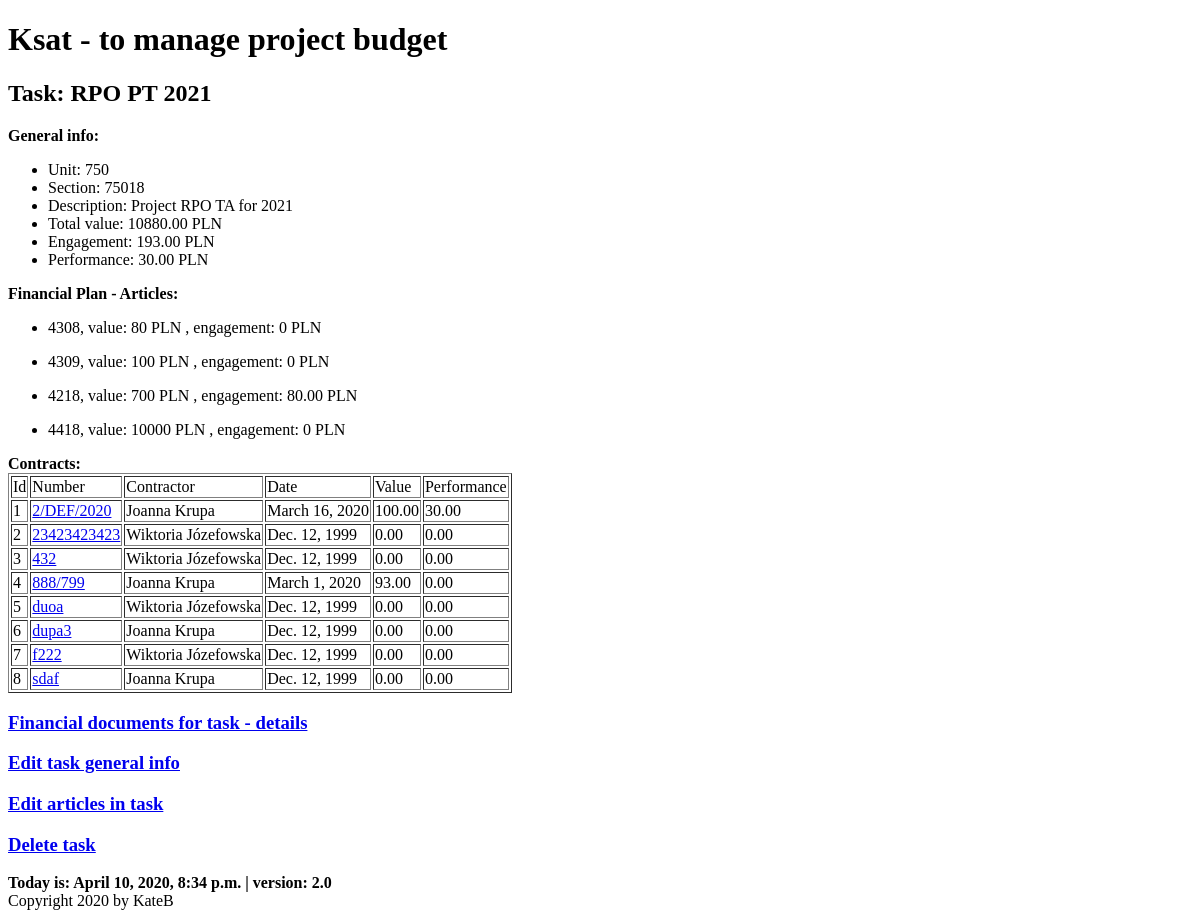
Page /ksat/task/2 on the earlier database version.
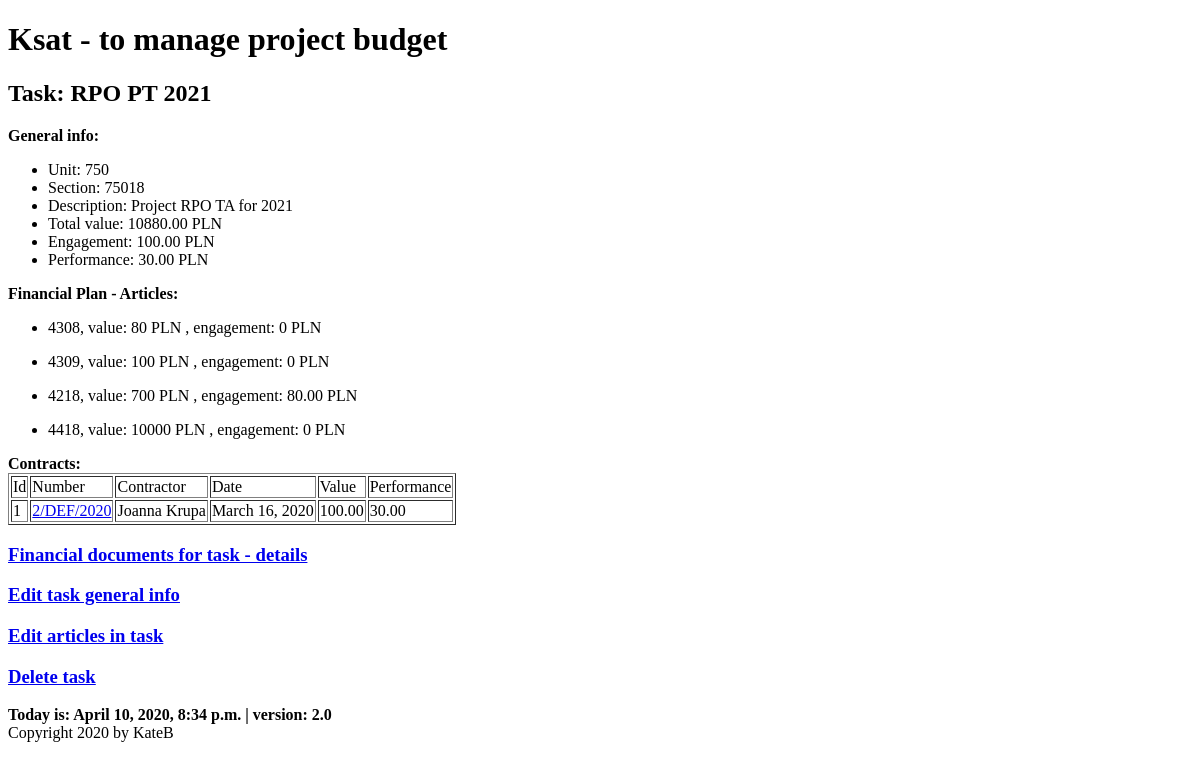
Same page on the later database version.
### budget/models.py (models this page shows, shortened)
class Task(models.Model):
    title = models.CharField(max_length=128, unique=True)
    description = models.CharField(max_length=256)
    unit = models.SmallIntegerField()
    section = models.SmallIntegerField()
    article = models.ManyToManyField(Articles, through='TaskArticles')
    def task_value(self):
        value = TaskArticles.objects.filter(task=self).aggregate(total=Sum('value'))['total']
        if value:
            return round(value, 2)
        return 0
    def engagement(self):
        contracts = Contract.objects.filter(task=self)
        engagement = 0
        for contract in contracts:
            engagement += contract.contract_value()
        return round(engagement, 2)
    def performance(self):
        contracts = Contract.objects.filter(task=self)
        performance = 0
        for contract in contracts:
            performance += contract.contract_performance()
        return round(performance, 2)

class Contract(models.Model):
    number = models.CharField(max_length=128)
    date = models.DateField()
    task = models.ForeignKey(Task, on_delete=models.CASCADE, related_name='contracts', related_query_name='contract')
    contractor = models.ForeignKey(Contractor, default=None, on_delete=models.CASCADE, related_name='contracts',
                                   related_query_name='contract')
    article = models.ManyToManyField(Articles, through='ContractArticle')
    def get_absolute_url(self):
        return reverse('budget:contract_details', kwargs={'contract_id': self.pk})
    def contract_value(self):
        value = ContractArticle.objects.filter(contract=self).aggregate(total=Sum('value'))['total']
        if value:
            return round(value, 2)
        return 0
    def contract_performance(self):
        fin_docs = FinancialDocument.objects.filter(contract=self)
        performance = 0
        for fin_doc in fin_docs:
            performance += fin_doc.fin_doc_value()
        return round(performance, 2)
    class Meta:
        default_related_name = 'contract'
        ordering = ('number', 'contractor')
        verbose_name = 'contract'

class FinancialDocument(models.Model):
    contract = models.ForeignKey(Contract, on_delete=models.CASCADE, related_name='fds', related_query_name='fd')
    contractor = models.ForeignKey(Contractor, default=None, on_delete=models.CASCADE, related_name='fds',
                                   related_query_name='fd')
    number = models.CharField(max_length=64, default=None)
    date = models.DateField()
    payment_date1 = models.DateField(blank=True, null=True)
    payment_date2 = models.DateField(blank=True, null=True)
    article = models.ManyToManyField(Articles, through='FinDocumentArticle')
    def fin_doc_value(self):
        value = FinDocumentArticle.objects.filter(fin_doc=self).aggregate(total=Sum('value'))['total']
        if value:
            return round(value, 2)
        return 0
    class Meta:
        default_related_name = 'fds'
        verbose_name = 'finacial_doc'

class TaskArticles(models.Model):
    article = models.ForeignKey(Articles, on_delete=models.CASCADE)
    task = models.ForeignKey(Task, on_delete=models.CASCADE)
    value = models.DecimalField(decimal_places=0, default=0, max_digits=11)
    class Meta:
        default_related_name = 'task_articles'
        ordering = ('task',)
        verbose_name = 'task articles'

class Articles(models.Model):
    number = models.IntegerField()
    name = models.CharField(max_length=126)
    financement_choices = [
        (0, 'BWD'),
        (8, 'DOT'),
        (9, 'BWD-WKLAD WLASNY')
    ]
    financement = models.IntegerField(choices=financement_choices)
    class Meta:
        verbose_name = 'article'
    def total_number(self):
        return f'{str(self.number) + str(self.financement)}'

class Contractor(models.Model):
    name = models.CharField(max_length=128)
    last_name = models.CharField(max_length=128)
    num = models.SmallIntegerField(blank=True)
    def __str__(self):
        return f'{self.name} {self.last_name}'
    class Meta:
        default_related_name = 'contractors'
        ordering = ('last_name',)
        verbose_name = 'contractor'

### budget/views.py (the view)
# urls.py: path('task/<int:task_id>', views.TaskDetailsView.as_view(), name='task_details'),
class TaskDetailsView(DetailView):
    model = Task
    template_name = 'budget/task.html'
    context_object_name = 'task'
    pk_url_kwarg = 'task_id'

### budget/my_context_processor.py (called while the page is built)
def cp(request):
    ctx = {
        "now": django.utils.timezone.now(),
        "version": "2.0"
    }
    return ctx

### budget/templatetags/article_functions.py (called while the page is built)
@register.simple_tag
def task_article_engagement(article, task):
    engagement = 0
    contracts = Contract.objects.filter(task=task)
    for contract in contracts:
        contract_article_engagement = ContractArticle.objects.filter(contract=contract,
                            contract_article=article).aggregate(total=Sum('value'))['total']
        if contract_article_engagement is not None:
            engagement += contract_article_engagement
    return round(engagement, 2)

### budget/templates/budget/task.html (shortened to what this page needs)
{% extends 'base.html' %}
{% load article_functions %}
{% block content %}
    {{ block.super }}
    <h2>Task: {{ task.title }}</h2>
    <div><b>General info:</b>
        <ul>
            <li>Unit: {{ task.unit }}</li>
            <li>Section: {{ task.section }}</li>
            <li>Description: {{ task.description }}</li>
            <li>Total value: {{ task.task_value }} PLN</li>
            <li>Engagement: {{ task.engagement|floatformat:2 }} PLN</li>
            <li>Performance: {{ task.performance|floatformat:2 }} PLN</li>
        </ul>
    </div>
    <div>
        <b>Financial Plan - Articles:</b>
        {% for article in task.task_articles.all %}
            <ul> {% if article.value != 0 %}
                <li>{{ article.article.total_number }}, value: {{ article.value }} PLN , engagement: {% task_article_engagement article.article task  %} PLN </li>{% endif %}
            </ul>
        {% endfor %}
    </div>
    {% if task.engagement %}
    <div>
        <b>Contracts:</b>
        <table border="bold">
            <thead>
            <tr>
                <td>Id</td>
                <td>Number</td>
                <td>Contractor</td>
                <td>Date</td>
                <td>Value</td>
                <td>Performance</td>
            </tr>
            </thead>
            <tbody>
            {% for contract in task.contracts.all %}
                <tr>
                    <td>{{ forloop.counter }}</td>
                    <td><a href="{{ contract.get_absolute_url }}">{{ contract.number }}</a></td>
                    <td>{{ contract.contractor }}</td>
                    <td>{{ contract.date }}</td>
                    <td>{{ contract.contract_value|floatformat:2 }} </td>
                    <td>{{ contract.contract_performance|floatformat:2 }}</td>
                </tr>
            {% empty %} No contracts for task
            {% endfor %}
            </tbody>
        </table>
    </div>
    {% else %}
        <div>
        No contracts for task. You can add a new one in menu <a href="{% url 'budget:contracts' %}">contracts.</a>
        </div>
    {% endif %}
    {% if task.performance %}
        <div>
        <h3><a href="{% url 'budget:task-findocs' task.id %}">Financial documents for task - details</a></h3>
        </div>
    {% else %}
        <div>
        No financial document for task. You can add a new one in contract details.
        </div>
    {% endif %}
    <h3><a href="{% url 'budget:edit_task' task.id %}">Edit task general info</a></h3>
    <h3><a href="{% url 'budget:task_edit_articles' task.id %}">Edit articles in task</a></h3>
    <h3><a href="{% url 'budget:delete_task' task.id %}">Delete task</a></h3>
{% endblock %}

### budget/templates/base.html (shortened to what this page needs)
<!DOCTYPE html>
<html>
<head>
</head>
<body>
{% block content %}
    <h1>Ksat - to manage project budget</h1>
{% endblock %}
{% block footer %}
    <div>
        <strong> Today is: {{ now }} | version: {{ version }}</strong>
    </div>
    <div>
        Copyright 2020 by KateB
    </div>
{% endblock %}
</body>
</html>

Differences in the rows shown:
removed Contract: number "23423423423", contractor "Wiktoria Józefowska", date "Dec. 12, 1999", contract_value "0.00", contract_performance "0.00"
removed Contract: number "432", contractor "Wiktoria Józefowska", date "Dec. 12, 1999", contract_value "0.00", contract_performance "0.00"
removed Contract: number "888/799", contractor "Joanna Krupa", date "March 1, 2020", contract_value "93.00", contract_performance "0.00"
removed Contract: number "duoa", contractor "Wiktoria Józefowska", date "Dec. 12, 1999", contract_value "0.00", contract_performance "0.00"
removed Contract: number "dupa3", contractor "Joanna Krupa", date "Dec. 12, 1999", contract_value "0.00", contract_performance "0.00"
removed Contract: number "f222", contractor "Wiktoria Józefowska", date "Dec. 12, 1999", contract_value "0.00", contract_performance "0.00"
removed Contract: number "sdaf", contractor "Joanna Krupa", date "Dec. 12, 1999", contract_value "0.00", contract_performance "0.00"
computed for Task: engagement "193.00" → "100.00"
